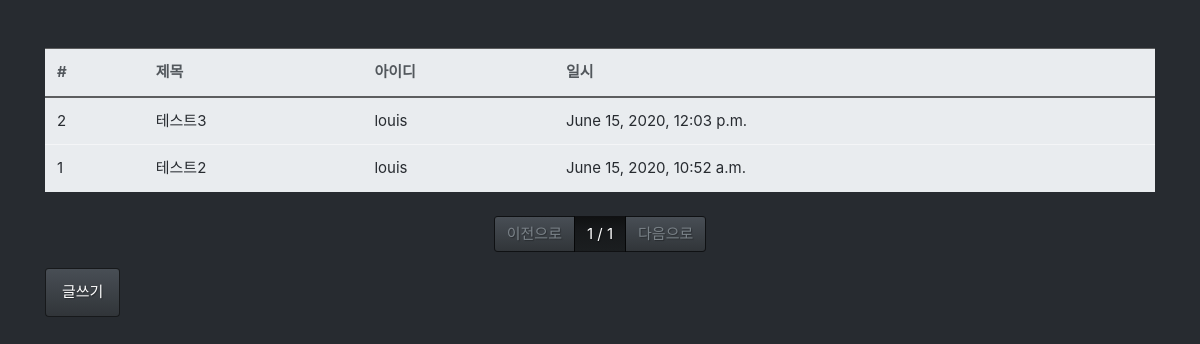
Page /board/list/ on the earlier database version.
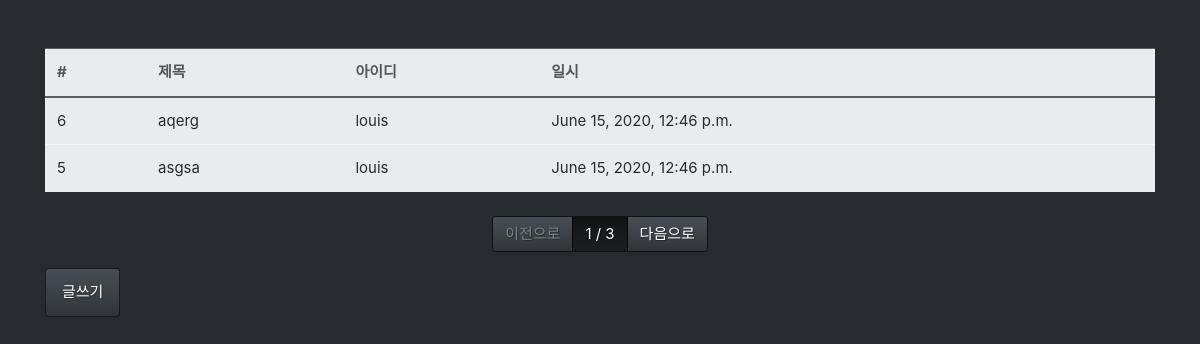
Same page on the later database version.
### board/models.py (models this page shows, shortened)
class Board(models.Model):
    title = models.CharField(max_length=128, verbose_name='제목')
    contents = models.TextField(verbose_name='내용')
    writer = models.ForeignKey(
        "user.User", verbose_name='작성자', on_delete=models.CASCADE)
    tags = models.ManyToManyField('tag.Tag', verbose_name='태그')
    registered_dttm = models.DateTimeField(
        auto_now_add=True, verbose_name='등록시간')
    class Meta:
        db_table = 'board'
        verbose_name = '게시글'
        verbose_name_plural = '게시글'

### user/models.py (models this page shows)
class User(models.Model):
    username = models.CharField(max_length=30, verbose_name='사용자명')
    email = models.EmailField(max_length=254, verbose_name='이메일')
    password = models.CharField(max_length=20, verbose_name='비밀번호')
    registered_date_time = models.DateTimeField(
        auto_now_add=True, verbose_name='등록시간')
    def __str__(self):
        return self.username
    class Meta:
        db_table = 'user'
        verbose_name = '사용자'
        verbose_name_plural = '사용자'

### board/views.py (the view)
# urls.py: path('list/', views.board_list),
def board_list(request):
    all_boards = Board.objects.all().order_by('-id')
    page = int(request.GET.get('p', 1))
    paginator = Paginator(all_boards, 2)
    boards = paginator.get_page(page)
    return render(request, 'board_list.html', {'boards': boards})

### board/templates/board_list.html
{% extends "base.html" %}
{% block contents %}
<div class="row mt-5">
    <div class="col-12">
        <table class="table table-light">
            <thead class="thead-light">
                <tr>
                    <th>#</th>
                    <th>제목</th>
                    <th>아이디</th>
                    <th>일시</th>
                </tr>
            </thead>
            <tbody class="text-dark">
                {% for board in boards %}
                <tr onclick="location.href='/board/detail/{{ board.id }}/'">
                    <td>{{ board.id }}</td>
                    <td>{{ board.title }}</td>
                    <td>{{ board.writer }}</td>
                    <td>{{ board.registered_dttm }}</td>
                </tr>
                {% endfor %}
            </tbody>
        </table>
    </div>
</div>
<div class="row mt-2">
    <div class="col-12">
        <nav>
            <ul class="pagination justify-content-center">
                {% if boards.has_previous %}
                <li class="page-item">
                    <a href="?p={{ boards.previous_page_number }}" class="page-link">이전으로</a>
                </li>
                {% else %}
                <li class="page-item disabled">
                    <a href="#" class="page-link">이전으로</a>
                </li>
                {% endif%}
                <li class="page-item active">
                    <a href="#" class="page-link">{{ boards.number }} / {{ boards.paginator.num_pages }}</a>
                </li>
                {% if boards.has_next %}
                <li class="page-item">
                    <a href="?p={{ boards.next_page_number }}" class="page-link">다음으로</a>
                </li>
                {% else %}
                <li class="page-item disabled">
                    <a href="#" class="page-link">다음으로</a>
                </li>
                {% endif %}
            </ul>
        </nav>
    </div>
</div>
<div class="row">
    <div class="col-12">
        <button class="btn btn-primary" onclick="location.href='/board/write/'">글쓰기</button>
    </div>
</div>
{% endblock %}

### board/templates/base.html (shortened to what this page needs)
<!DOCTYPE html>
<html lang="en">
<head>
    <link rel="stylesheet" href="/static/bootstrap.min.css">
</head>
<body>
    <div class="container">
        {% block contents %}
        {% endblock %}
    </div>
</body>
</html>

Differences in the rows shown:
no longer on this page (row unchanged): Board: id "2", title "테스트3", writer "louis", registered_dttm "June 15, 2020, 12:03 p.m."
no longer on this page (row unchanged): Board: id "1", title "테스트2", writer "louis", registered_dttm "June 15, 2020, 10:52 a.m."
added Board: id "6", title "aqerg", writer "louis", registered_dttm "June 15, 2020, 12:46 p.m."
added Board: id "5", title "asgsa", writer "louis", registered_dttm "June 15, 2020, 12:46 p.m."
Other differences:
{{ boards.paginator.num_pages }}: "1" → "3"
